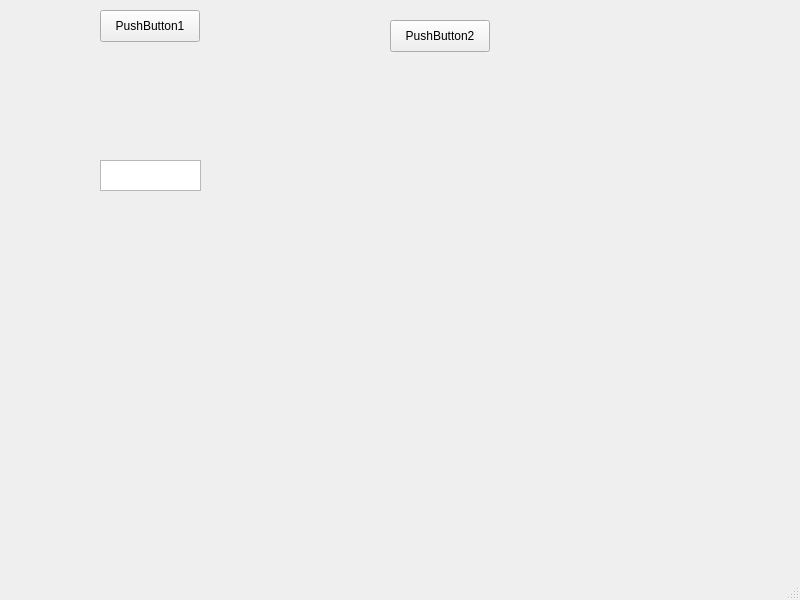
<?xml version="1.0" encoding="UTF-8"?>
<ui version="4.0">
 <class>MainWindow</class>
 <widget class="QMainWindow" name="MainWindow">
  <property name="geometry">
   <rect>
    <x>0</x>
    <y>0</y>
    <width>800</width>
    <height>600</height>
   </rect>
  </property>
  <property name="windowTitle">
   <string>MainWindow</string>
  </property>
  <widget class="QWidget" name="centralwidget">
   <widget class="QPushButton" name="pushButton1">
    <property name="geometry">
     <rect>
      <x>100</x>
      <y>10</y>
      <width>100</width>
      <height>32</height>
     </rect>
    </property>
    <property name="text">
     <string>PushButton1</string>
    </property>
   </widget>
   <widget class="QPushButton" name="pushButton2">
    <property name="geometry">
     <rect>
      <x>390</x>
      <y>20</y>
      <width>100</width>
      <height>32</height>
     </rect>
    </property>
    <property name="text">
     <string>PushButton2</string>
    </property>
   </widget>
   <widget class="QTextEdit" name="textEdit">
    <property name="geometry">
     <rect>
      <x>100</x>
      <y>160</y>
      <width>101</width>
      <height>31</height>
     </rect>
    </property>
   </widget>
  </widget>
  <widget class="QMenuBar" name="menubar">
   <property name="geometry">
    <rect>
     <x>0</x>
     <y>0</y>
     <width>800</width>
     <height>37</height>
    </rect>
   </property>
  </widget>
  <widget class="QStatusBar" name="statusbar"/>
 </widget>
 <resources/>
 <connections>
  <connection>
   <sender>pushButton1</sender>
   <signal>clicked()</signal>
   <receiver>MainWindow</receiver>
   <slot>btnPress1_Clicked()</slot>
   <hints>
    <hint type="sourcelabel">
     <x>139</x>
     <y>62</y>
    </hint>
    <hint type="destinationlabel">
     <x>399</x>
     <y>299</y>
    </hint>
   </hints>
  </connection>
  <connection>
   <sender>pushButton2</sender>
   <signal>clicked()</signal>
   <receiver>MainWindow</receiver>
   <slot>btnPress2_Clicked()</slot>
   <hints>
    <hint type="sourcelabel">
     <x>439</x>
     <y>72</y>
    </hint>
    <hint type="destinationlabel">
     <x>399</x>
     <y>299</y>
    </hint>
   </hints>
  </connection>
 </connections>
 <slots>
  <slot>btnPress1_Clicked()</slot>
  <slot>btnPress2_Clicked()</slot>
 </slots>
</ui>
